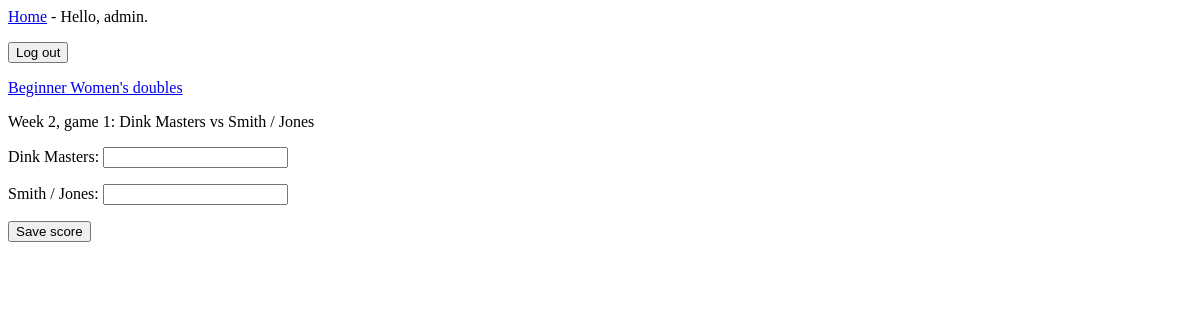
The app's page /games/35/score/ (signed in), older data.
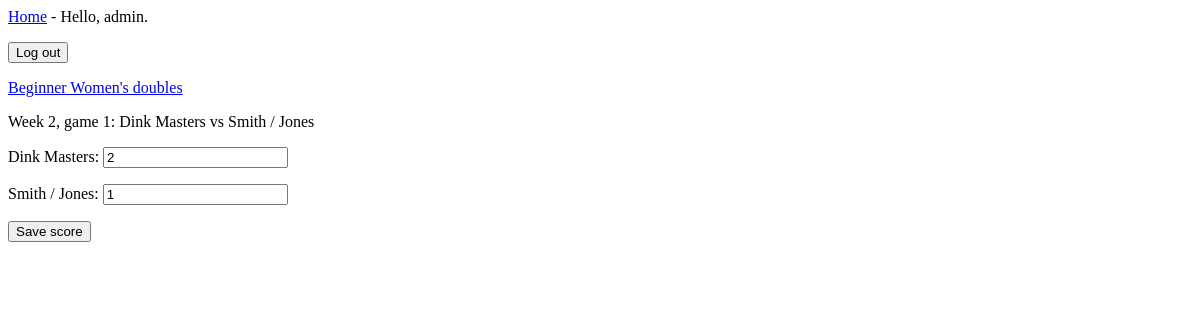
The same page, newer data.
### tournaments/models.py (models this page shows, shortened)
class Game(models.Model):
    division = models.ForeignKey(Division, on_delete=models.CASCADE)
    week = models.PositiveIntegerField()
    game_number = models.PositiveIntegerField()
    team1 = models.ForeignKey(Team, on_delete=models.CASCADE, related_name='team1_games')
    team2 = models.ForeignKey(Team, on_delete=models.CASCADE, related_name='team2_games')
    court = models.PositiveIntegerField(null=True, blank=True)
    start_time = models.TimeField(null=True, blank=True)
    team1_score = models.PositiveIntegerField(null=True, blank=True)
    team2_score = models.PositiveIntegerField(null=True, blank=True)
    forfeit = models.BooleanField(default=False)

class Division(models.Model):
    LEVEL_CHOICES = [
        ('beginner', 'Beginner'),
        ('intermediate', 'Intermediate'),
        ('advanced', 'Advanced'),
    ]
    FORMAT_CHOICES = [
        ('mixed', 'Mixed doubles'),
        ('mens', "Men's doubles"),
        ('womens', "Women's doubles"),
        ('scramble', 'Scramble'),
    ]
    MEETING_CHOICES = [(1, 'Once'), (2, 'Twice')]
    tournament = models.ForeignKey(Tournament, on_delete=models.CASCADE)
    level = models.CharField(max_length=20, choices=LEVEL_CHOICES)
    format = models.CharField(max_length=20, choices=FORMAT_CHOICES)
    max_teams = models.PositiveIntegerField()
    games_per_week = models.PositiveIntegerField()
    max_meetings_per_night = models.PositiveIntegerField(choices=MEETING_CHOICES, default=1)
    game_minutes = models.PositiveIntegerField(null=True, blank=True)
    def __str__(self):
        return f"{self.get_level_display()} {self.get_format_display()}"

class Team(models.Model):
    division = models.ForeignKey(Division, on_delete=models.CASCADE)
    name = models.CharField(max_length=100)
    captain = models.ForeignKey(User, null=True, blank=True, on_delete=models.SET_NULL,
                                related_name='captain_teams')
    partner = models.ForeignKey(User, null=True, blank=True, on_delete=models.SET_NULL,
                                related_name='partner_teams')
    dropped = models.BooleanField(default=False)
    def __str__(self):
        return self.name

### tournaments/views.py (the view)
# urls.py: path('games/<int:game_id>/score/', views.enter_score, name='enter_score'),
@login_required
def enter_score(request, game_id):
    game = get_object_or_404(Game, id=game_id)
    if not can_enter_score(request.user, game):
        raise Http404
    if request.method != 'POST':
        form = ScoreForm(instance=game)
    else:
        form = ScoreForm(instance=game, data=request.POST)
    form.fields['team1_score'].label = game.team1.name
    form.fields['team2_score'].label = game.team2.name
    if request.method == 'POST' and form.is_valid():
        if form.cleaned_data['team1_score'] == form.cleaned_data['team2_score']:
            form.add_error(None, "Scores can't be tied.")
        else:
            form.save()
            return redirect('tournaments:division', division_id=game.division.id)
    context = {'game': game, 'form': form}
    return render(request, 'tournaments/enter_score.html', context)

### tournaments/forms.py
class ScoreForm(forms.ModelForm):
    team1_score = forms.IntegerField(min_value=0)
    team2_score = forms.IntegerField(min_value=0)
    class Meta:
        model = Game
        fields = ['team1_score', 'team2_score']

### tournaments/helpers.py (called while the page is built, shortened)
def is_admin(user, tournament):
    if user.is_superuser:
        return True
    return user.is_authenticated and tournament.admins.filter(id=user.id).exists()

def can_enter_score(user, game):
    tournament = game.division.tournament
    if is_admin(user, tournament):
        return True

### tournaments/templates/tournaments/enter_score.html (shortened to what this page needs)
{% extends 'tournaments/base.html' %}
{% block content %}
  <p><a href="{% url 'tournaments:division' game.division.id %}">{{ game.division }}</a></p>
  <p>Week {{ game.week }}, game {{ game.game_number }}: {{ game.team1 }} vs {{ game.team2 }}</p>
  <form action="{% url 'tournaments:enter_score' game.id %}" method="post">
    {{ form.as_p }}
    <button name="submit">Save score</button>
  </form>
{% endblock content %}

Row changes from the older to the newer data that the page shows:
changed Game "Beginner Women's doubles": team1_score (not shown) → "2"; team2_score (not shown) → "1"
